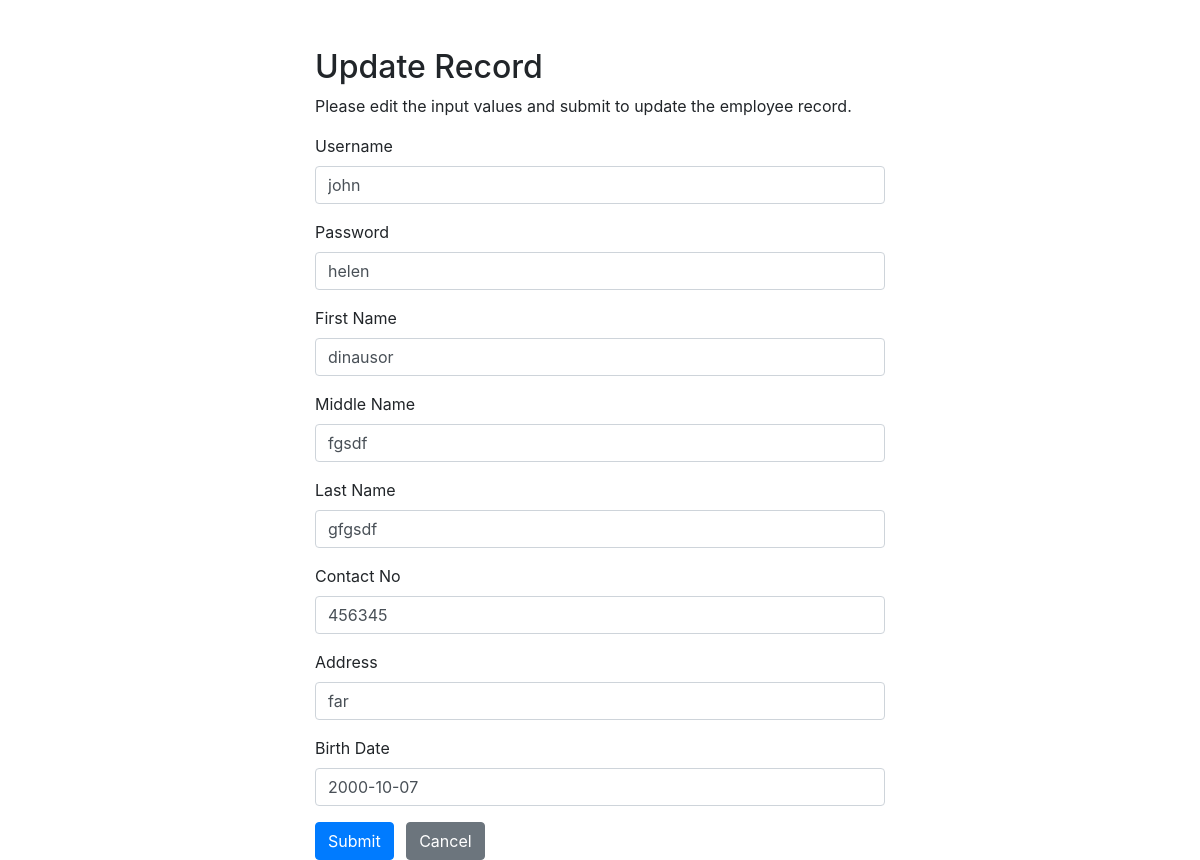
The app's page /dri_modify_self.php (signed in) with its own data.
### tables this page shows
CREATE TABLE `drivers` (
  `email_add` varchar(100) NOT NULL,
  `dri_username` varchar(100) NOT NULL,
  `password` varchar(100) DEFAULT NULL,
  `fname` varchar(100) DEFAULT NULL,
  `mname` varchar(100) DEFAULT NULL,
  `lname` varchar(100) DEFAULT NULL,
  `contactno` int(11) NOT NULL,
  `address` varchar(100) DEFAULT NULL,
  `bday` date DEFAULT NULL,
  `ope_email` varchar(100) DEFAULT NULL
);

### dri_modify_self.php (the view, shortened to what this page needs)
<?php
 $userSession = $_SESSION['dri_username'];
?>
<?php
require_once "connect.php";
$username = $psw = $fname = $mname = $lname = $contactno = $address = $bday = "";
$username_err = $psw_err = $fname_err = $mname_err = $lname_err = $contactno_err = $address_err = $bday_err =  "";
if (isset($_POST["username"]) && !empty($_POST["username"])) {
    $input_username = trim($_POST["username"]);
    if (empty($input_username)) {
        $username_err = "Please enter an username.";
    } else {
        $username = $input_username;
    }
    $input_psw = trim($_POST["psw"]);
    if (empty($input_psw)) {
        $psw_err = "Please enter the password.";
    } else {
        $psw = $input_psw;
    }
    $input_fname = trim($_POST["fname"]);
    if (empty($input_fname)) {
        $fname_err = "Please enter an fname.";
    } else {
        $fname = $input_fname;
    }
    $input_mname = trim($_POST["mname"]);
    if (empty($input_mname)) {
        $mname_err = "Please enter an mname.";
    } else {
        $mname = $input_mname;
    }
    $input_lname = trim($_POST["lname"]);
    if (empty($input_lname)) {
        $lname_err = "Please enter an lname.";
    } else {
        $lname = $input_lname;
    }
    $input_contactno = trim($_POST["contactno"]);
    if (empty($input_contactno)) {
        $contactno_err = "Please enter an contactno.";
    } else {
        $contactno = $input_contactno;
    }
    $input_address = trim($_POST["address"]);
    if (empty($input_address)) {
        $address_err = "Please enter an address.";
    } else {
        $address = $input_address;
    }
    $input_bday = trim($_POST["bday"]);
    if (empty($input_bday)) {
        $bday_err = "Please enter an bday.";
    } else {
        $bday = $input_bday;
    }
    if (
        empty($username_err) && empty($psw_err) && empty($fname_err) && empty($mname_err)
        && empty($lname_err) && empty($contact_err) && empty($address_err) && empty($bday_err)
    ) {
        $sql = "UPDATE drivers SET  dri_username=?, password=?, fname=?, mname=?, lname=?, contactno=?,
                address=?, bday=? WHERE dri_username=?";
        if ($stmt = mysqli_prepare($link, $sql)) {
            mysqli_stmt_bind_param(
                $stmt,
                "sssssisss",
                $param_username,
                $param_psw,
                $param_fname,
                $param_mname,
                $param_lname,
                $param_contactno,
                $param_address,
                $param_bday,
                $param_where
            );
            $param_username = $username;
            $param_psw = $psw;
            $param_fname = $fname;
            $param_mname = $mname;
            $param_lname = $lname;
            $param_contactno = $contactno;
            $param_address = $address;
            $param_bday = $bday;
            $param_where = $userSession;
            if (mysqli_stmt_execute($stmt)) {
                $_SESSION["dri_username"] = $username;
                header("location: dri_dashboard.php");
                exit();
            } else {
                echo "Oops! Something went wrong. Please try again later.";
            }
        }
        mysqli_stmt_close($stmt);
    }
    mysqli_close($link);
} else {
    if (isset($_SESSION["dri_username"]) && !empty(trim($_SESSION["dri_username"]))) {
        $sql = "SELECT * FROM drivers WHERE dri_username = ?";
        if ($stmt = mysqli_prepare($link, $sql)) {
            mysqli_stmt_bind_param($stmt, "s", $param_username);
            if (mysqli_stmt_execute($stmt)) {
                $result = mysqli_stmt_get_result($stmt);
                if (mysqli_num_rows($result) == 1) {
                    $row = mysqli_fetch_array($result, MYSQLI_ASSOC);
                    $username = $row["dri_username"];
                    $psw = $row["password"];
                    $fname = $row["fname"];
                    $mname = $row["mname"];
                    $lname = $row["lname"];
                    $contactno = $row["contactno"];
                    $address = $row["address"];
                    $bday = $row["bday"];
                } else {
                    echo 'hello world!';
                    exit();
                }
            } else {
                echo "Oops! Something went wrong. Please try again later.";
            }
        }
    } else {
        header("location: error.php");
        exit();
    }
}
?>
<!DOCTYPE html>
<html lang="en">
<head>
    <link rel="stylesheet" href="https://stackpath.bootstrapcdn.com/bootstrap/4.5.2/css/bootstrap.min.css">
</head>
<body>
    <div class="wrapper">
        <div class="container-fluid">
            <div class="row">
                <div class="col-md-12">
                    <h2 class="mt-5">Update Record</h2>
                    <p>Please edit the input values and submit to update the employee record.</p>
                    <form action="<?php echo htmlspecialchars(basename($_SERVER['REQUEST_URI'])); ?>" method="post">
                        <div class="form-group">
                            <label>Username</label>
                            <input type="text" name="username" class="form-control <?php echo (!empty($username_err)) ? 'is-invalid' : ''; ?>" value="<?php echo $username; ?>">
                        </div>
                        <div class="form-group">
                            <label>Password</label>
                            <input type="text" name="psw" class="form-control <?php echo (!empty($psw_err)) ? 'is-invalid' : ''; ?>" value="<?php echo $psw; ?>">
                        </div>
                        <div class="form-group">
                            <label>First Name</label>
                            <input type="text" name="fname" class="form-control <?php echo (!empty($fname_err)) ? 'is-invalid' : ''; ?>" value="<?php echo $fname; ?>">
                        </div>
                        <div class="form-group">
                            <label>Middle Name</label>
                            <input type="text" name="mname" class="form-control <?php echo (!empty($mname_err)) ? 'is-invalid' : ''; ?>" value="<?php echo $mname; ?>">
                        </div>
                        <div class="form-group">
                            <label>Last Name</label>
                            <input type="text" name="lname" class="form-control <?php echo (!empty($lname_err)) ? 'is-invalid' : ''; ?>" value="<?php echo $lname; ?>">
                        </div>
                        <div class="form-group">
                            <label>Contact No</label>
                            <input type="text" name="contactno" class="form-control <?php echo (!empty($contactno_err)) ? 'is-invalid' : ''; ?>" value="<?php echo $contactno; ?>">
                        </div>
                        <div class="form-group">
                            <label> Address</label>
                            <input type="text" name="address" class="form-control <?php echo (!empty($address_err)) ? 'is-invalid' : ''; ?>" value="<?php echo $address; ?>">
                        </div>
                        <div class="form-group">
                            <label> Birth Date</label>
                            <input type="text" name="bday" class="form-control <?php echo (!empty($bday_err)) ? 'is-invalid' : ''; ?>" value="<?php echo $bday; ?>">
                        </div>
                        <input type="submit" class="btn btn-primary" value="Submit">
                        <a href="dri_dashboard.php" class="btn btn-secondary ml-2">Cancel</a>
                    </form>
                </div>
            </div>
        </div>
    </div>
</body>
</html>

### dri_modify_self.php (style rules this page uses)
.wrapper { width: 600px; margin: 0 auto; }

### records on screen
drivers: username "john", psw "helen", fname "dinausor", mname "fgsdf", lname "gfgsdf", contactno "456345", address "far", bday "2000-10-07"
